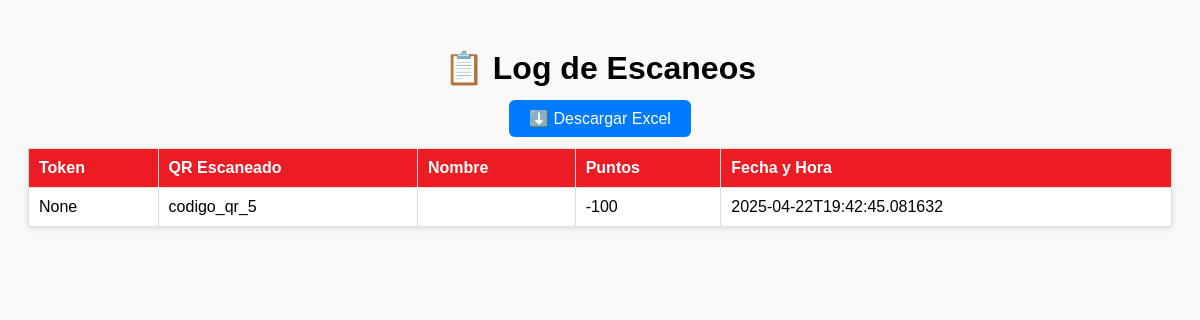
Screenshot of /log_scans with the database file from the repository.
### tables this page shows
CREATE TABLE scan_logs (
    id INTEGER PRIMARY KEY AUTOINCREMENT,
    token_usado TEXT,
    qr_code_destino TEXT,
    puntos_asignados INTEGER,
    timestamp TEXT
);

### app.py (the view)
@app.route('/log_scans')
def log_scans():
    conn = get_db_connection()
    cursor = conn.cursor()
    cursor.execute("""
        SELECT l.token_usado, l.qr_code_destino, u.nombre, u.apellido, l.puntos_asignados, l.timestamp
        FROM scan_logs l
        LEFT JOIN users u ON l.qr_code_destino = u.qr_code
        ORDER BY l.timestamp DESC
        LIMIT 100
    """)
    registros = cursor.fetchall()
    conn.close()
    return render_template("log_scans.html", registros=registros)

### app.py (called while the page is built)
def get_db_connection():
    conn = sqlite3.connect('scan_points.db')
    conn.row_factory = sqlite3.Row
    return conn

### templates/log_scans.html (shortened to what this page needs)
<!DOCTYPE html>
<html lang="es">
<head>
</head>
<body>
  <h1>📋 Log de Escaneos</h1>
  <div style="text-align: center; margin-bottom: 20px;">
    <a href="{{ url_for('descargar_log_scans') }}" style="padding: 10px 20px; background-color: #007BFF; color: white; text-decoration: none; border-radius: 6px;">
      ⬇️ Descargar Excel
    </a>
  </div>
  <table>
    <thead>
      <tr>
        <th>Token</th>
        <th>QR Escaneado</th>
        <th>Nombre</th>
        <th>Puntos</th>
        <th>Fecha y Hora</th>
      </tr>
    </thead>
    <tbody>
      {% for r in registros %}
      <tr>
        <td>{{ r.token_usado }}</td>
        <td>{{ r.qr_code_destino }}</td>
        <td>{{ r.nombre or '' }} {{ r.apellido or '' }}</td>
        <td>{{ r.puntos_asignados }}</td>
        <td>{{ r.timestamp }}</td>
      </tr>
      {% endfor %}
    </tbody>
  </table>
</body>
</html>

### templates/log_scans.html (style rules this page uses)
body { font-family: Arial, sans-serif; padding: 20px; background: #f9f9f9; }
table { width: 100%; border-collapse: collapse; background: white; box-shadow: 0 2px 6px rgba(0,0,0,0.1); }
th, td { padding: 10px; border: 1px solid #ddd; text-align: left; }
th { background-color: #ec1c24; color: white; }
h1 { text-align: center; }

### rows the page displays
scan_logs: token_usado "None", qr_code_destino "codigo_qr_5", puntos_asignados "-100", timestamp "2025-04-22T19:42:45.081632"
